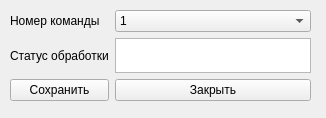
<?xml version="1.0" encoding="UTF-8"?>
<ui version="4.0">
 <class>WdDoc</class>
 <widget class="QWidget" name="WdDoc">
  <property name="geometry">
   <rect>
    <x>0</x>
    <y>0</y>
    <width>326</width>
    <height>118</height>
   </rect>
  </property>
  <property name="windowTitle">
   <string>Form</string>
  </property>
  <widget class="QWidget" name="gridLayoutWidget">
   <property name="enabled">
    <bool>true</bool>
   </property>
   <property name="geometry">
    <rect>
     <x>10</x>
     <y>10</y>
     <width>301</width>
     <height>91</height>
    </rect>
   </property>
   <layout class="QGridLayout" name="gridLayout">
    <item row="1" column="0">
     <widget class="QLabel" name="label_5">
      <property name="enabled">
       <bool>true</bool>
      </property>
      <property name="text">
       <string>Статус обработки</string>
      </property>
     </widget>
    </item>
    <item row="5" column="1">
     <widget class="QPushButton" name="pushButton_2">
      <property name="enabled">
       <bool>true</bool>
      </property>
      <property name="text">
       <string>Закрыть</string>
      </property>
     </widget>
    </item>
    <item row="0" column="0">
     <widget class="QLabel" name="label_6">
      <property name="enabled">
       <bool>true</bool>
      </property>
      <property name="text">
       <string>Номер команды</string>
      </property>
     </widget>
    </item>
    <item row="0" column="1">
     <widget class="QComboBox" name="cbType">
      <property name="enabled">
       <bool>true</bool>
      </property>
      <item>
       <property name="text">
        <string>1</string>
       </property>
      </item>
     </widget>
    </item>
    <item row="5" column="0">
     <widget class="QPushButton" name="pbSave">
      <property name="enabled">
       <bool>true</bool>
      </property>
      <property name="text">
       <string>Сохранить</string>
      </property>
     </widget>
    </item>
    <item row="1" column="1">
     <widget class="QTextEdit" name="textEdit"/>
    </item>
   </layout>
  </widget>
 </widget>
 <resources/>
 <connections/>
</ui>
